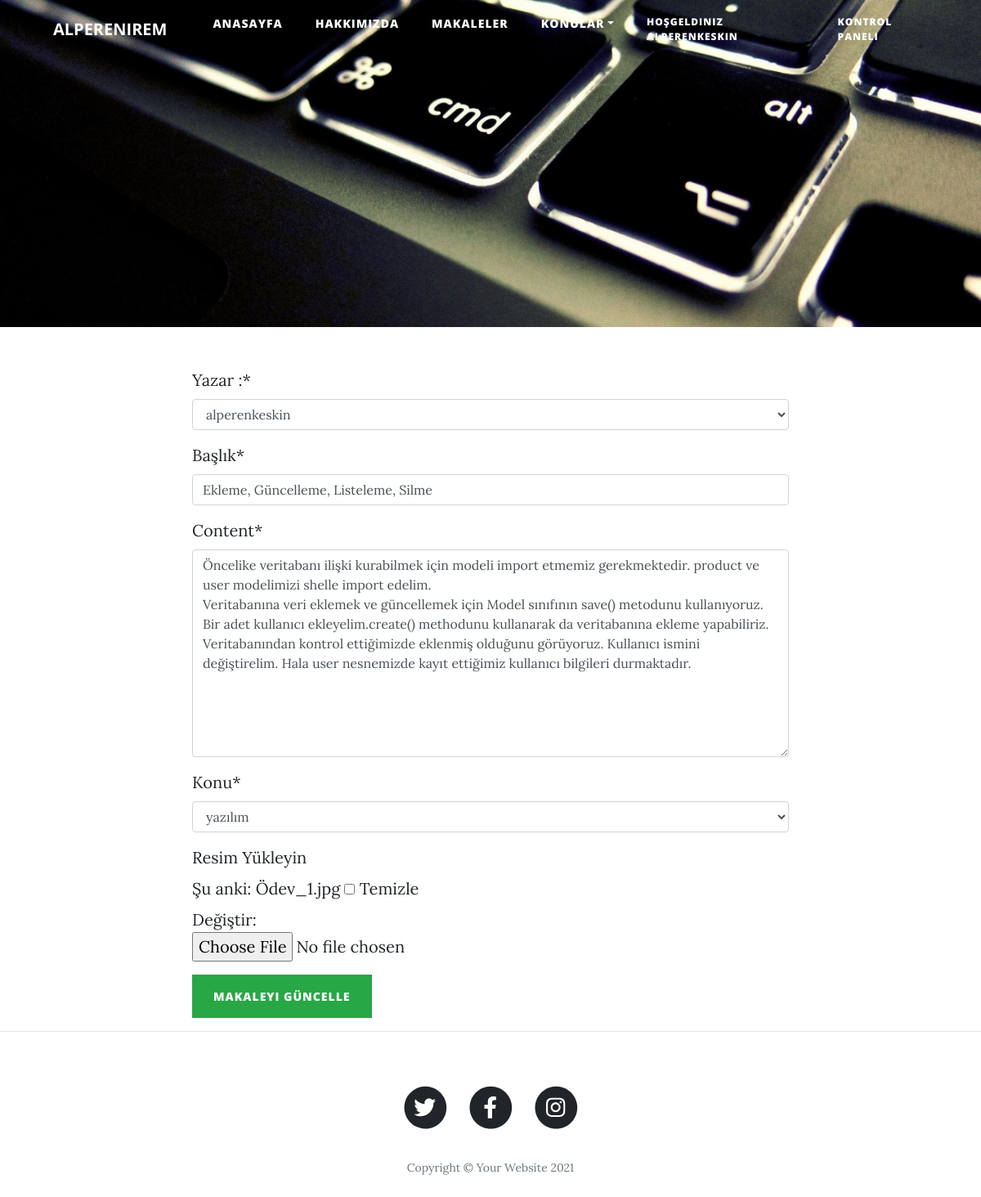
The app's page /makaleler/makalegüncelle/28 (signed in) with its own data.
### article/models.py (models this page shows, shortened)
class Article(models.Model):
    author = models.ForeignKey('auth.User', on_delete=models.CASCADE,verbose_name='Yazar :')# auth.user tablosu ile ilişkilendirdirdik ve model CASCADE ile bir kullanıcı silinirse onunla ilişkili verilerde silinir.
    catalog = models.ForeignKey(Catalog, on_delete=models.DO_NOTHING, verbose_name='Konu', null=True)
    title = models.CharField(max_length=50, verbose_name='Başlık')
    content = RichTextField()
    created_date = models.DateTimeField(auto_now_add=True)
    image = models.FileField(blank=True, verbose_name="Resim Yükleyin")

### article/forms.py
class Articleform(forms.ModelForm):
    class Meta:
        model = Article
        fields = ("author", "title", "content", "catalog", "image")

### article/models.py (called while the page is built)
    def __str__(self):
        return self.topic

### article/views.py (called while the page is built)
@login_required(login_url='user/login')
def update(request, id):
    article = get_object_or_404(Article, id=id)
    form = Articleform(request.POST or None, request.FILES or None, instance=article)
    if form.is_valid():
        article = form.save(commit=False)
        article.author = request.user
        article.save()
        messages.add_message(request, messages.SUCCESS, 'Makale Başarı ile Güncellendi.')
        return redirect('dashboard')
    context = {
        'form': form
    }
    return render(request, 'article/update.html', context)

### templates/article/update.html (shortened to what this page needs)
{% extends 'layout.html' %}
{% load crispy_forms_tags %}
{% block content %}
        <div class="container">
            <div class="row">
                <div class="col-lg-8 col-md-10 mx-auto">
                    <form method='post' enctype="multipart/form-data">
                        {{form|crispy}}
                        <button type="submit" class="btn btn-success">Makaleyi Güncelle</button>
                    </form>
                </div>
            </div>
        </div>
        <hr />
{% endblock content %}

### templates/parts/navbar.html (shortened to what this page needs)
        {% load static %}
        <nav class="navbar navbar-expand-lg navbar-light fixed-top" id="mainNav">
            <div class="container">
                <a class="navbar-brand font-weight-bold" href="{% url 'index' %}">ALPERENIREM</a>
                <div class="collapse navbar-collapse" id="navbarResponsive">
                    <ul class="navbar-nav ml-auto">
                        <li class="nav-item"><a style="font-size:14px;" class="nav-link" href="{% url 'index' %}">Anasayfa</a></li>
                        <li class="nav-item"><a style="font-size:14px;" class="nav-link" href="{% url 'about' %}">Hakkımızda</a></li>
                        <li class="nav-item dropdown"><a style="font-size:14px;" class="nav-link" href="{% url 'articles' %}">Makaleler</a></li>
                        <li class="nav-item dropdown">
                            <a style="font-size:14px;" href="#" class="nav-link dropdown-toggle" data-toggle="dropdown" role="button" aria-expanded="false">Konular</a>
                        </li>
                        {% if user.is_authenticated %}
                            <li class="nav-item"><a href='javascript:{document.getElementById("logout").submit()}' class="nav-link">Hoşgeldiniz {{user.username}}</a>
                            </li>
                            <li class="nav-item"><a class="nav-link" href="{% url 'dashboard'%}">Kontrol Paneli</a></li>
                        {% endif %}
                    </ul>
                </div>
            </div>
        </nav>

### records on screen
Article: author "alperenkeskin", title "Ekleme, Güncelleme, Listeleme, Silme", content "Öncelike veritabanı ilişki kurabilmek için modeli import etmemiz gerekmektedir. product ve user modelimizi shelle import edelim. Veritabanına veri eklemek ve güncellemek için Model sınıfının save() metodunu kullanıyoruz. Bir adet kullanıcı ekleyelim.create() methodunu kullanarak da veritabanına ekleme yapabiliriz. Veritabanından kontrol ettiğimizde eklenmiş olduğunu görüyoruz. Kullanıcı ismini değiştirelim. Hala user nesnemizde kayıt ettiğimiz kullanıcı bilgileri durmaktadır.", catalog "yazılım"

### other values on screen
{{ user.username }} "ALPERENKESKIN"
